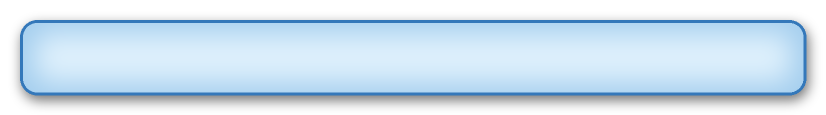
#> input picture Assets/_Project/UI/Shop/StripCrystal.png, 1652 x 230 px, given in place of button.png, which was not available (shown at 1/2 size)
$ python shop_button_mockup.py ../../Assets/_Project/UI/Shop/StripCrystal.png
#> lines starting #> are read from the running program, lines starting #| are printed output that depends on the picture
"""Concepts for the main menu's shop button (the user, 2026-11-15: «её дизайн должен стать более символичным,
сразу должно быть понятно, что там продаются полезные штучки для игры»). Concept only, nothing in the game.

    python -I Tools/store/shop_button_mockup.py

Draws Design/store/ShopButton_Concepts.png: four variants, each on the bottom of the main menu at the real
sizes (the 1920x1080 reference: «Продолжить» 560x140 at 330 from the bottom, the shop button at 195, the
Discord / YouTube rounds at +-340, 120), in the menu's flat cartoon skin (MenuSkins/Classic, dark brown rims):
  A  Ларёк    -- a striped awning over a wooden counter, goods on it, «Лавка» on the counter board;
  B  Сундук   -- an open chest spilling crystals and coins, rays behind, a red ribbon «Лавка»;
  C  Табличка -- today's plaque, wider, the stall breaking out over its left end, a crystal on the right;
  D  Медальон -- a big gold-rimmed round with the goods in it, a small plaque «Лавка» under it.
"""
import math
import os

from PIL import Image, ImageDraw, ImageFont

R = os.path.dirname(os.path.dirname(os.path.dirname(os.path.abspath(__file__)))) + '/'
SKIN = R + 'Assets/_Project/Resources/MenuSkins/Classic/'
ICONS = R + 'Assets/_Project/UI/Icons/'
FONT = R + 'Assets/_Project/Resources/Fonts/Rubik-ExtraBold.ttf'
OUT = R + 'Design/store/ShopButton_Concepts.png'

CW, CH = 1000, 460            # one cell: the bottom of the screen, 1000 px round the centre
INK = (74, 44, 22)
CREAM = (250, 236, 200)
RED = (204, 52, 46)
RED_D = (150, 34, 30)
GOLD = (236, 182, 60)
GOLD_D = (176, 120, 30)
WOOD = (150, 92, 46)
WOOD_D = (108, 64, 30)


def font(size):
    return ImageFont.truetype(FONT, int(size))


def label(d, xy, s, size, fill=CREAM, stroke=6, stroke_fill=INK):
    d.text(xy, s, font=font(size), fill=fill, anchor='mm', stroke_width=stroke, stroke_fill=stroke_fill)


def icon(name, size):
    im = Image.open(ICONS + name).convert('RGBA')
    im.thumbnail((size, size), Image.LANCZOS)
    return im


def put(img, im, centre):
    img.alpha_composite(im, (int(centre[0] - im.width / 2), int(centre[1] - im.height / 2)))


def sliced(name, w, h, border=40):
    """Nine-slice a skin picture to w x h."""
    src = Image.open(SKIN + name).convert('RGBA')
    sw, sh = src.size
    b = min(border, sw // 2 - 1, sh // 2 - 1)
    out = Image.new('RGBA', (w, h))
    xs = [(0, b, 0, b), (b, sw - b, b, w - b), (sw - b, sw, w - b, w)]
    ys = [(0, b, 0, b), (b, sh - b, b, h - b), (sh - b, sh, h - b, h)]
    for sx0, sx1, dx0, dx1 in xs:
        for sy0, sy1, dy0, dy1 in ys:
            if dx1 <= dx0 or dy1 <= dy0:
                continue
            out.alpha_composite(src.crop((sx0, sy0, sx1, sy1)).resize((dx1 - dx0, dy1 - dy0)), (dx0, dy0))
    return out


def backdrop():
    img = Image.new('RGBA', (CW, CH))
    d = ImageDraw.Draw(img)
    for y in range(CH):
        k = y / CH
        if k < 0.35:
            c = (int(150 + 40 * k), int(196 + 30 * k), int(226 - 10 * k))
        else:
            c = (int(112 - 30 * (k - 0.35)), int(160 - 40 * (k - 0.35)), int(78 - 20 * (k - 0.35)))
        d.line([(0, y), (CW, y)], fill=c + (255,))
    for cx, cy, r in ((160, 230, 260), (820, 250, 300), (500, 290, 320)):
        d.ellipse((cx - r, cy, cx + r, cy + 2 * r), fill=(96, 146, 66, 255))
    return img


def frame(img, d):
    """«Продолжить», the Discord / YouTube rounds -- the same in every cell."""
    put(img, sliced("button.png", 560, 140), (CW / 2, CH - 330))
    label(d, (CW / 2, CH - 334), "Продолжить", 50)
    for x, col in ((-340, (88, 101, 242)), (340, (230, 40, 40))):
        r = sliced('round.png', 140, 140, border=60)
        put(img, r, (CW / 2 + x, CH - 120))
        d.ellipse((CW / 2 + x - 44, CH - 164, CW / 2 + x + 44, CH - 76), fill=col + (255,))


# [4 lines left out: function badge, not called in this run]


def sparkle(d, x, y, r, col=(255, 250, 220)):
    d.polygon([(x, y - r), (x + r * 0.22, y - r * 0.22), (x + r, y), (x + r * 0.22, y + r * 0.22),
               (x, y + r), (x - r * 0.22, y + r * 0.22), (x - r, y), (x - r * 0.22, y - r * 0.22)], fill=col)


def coins_pile(img, d, x, y, n=5, r=18):
    for i in range(n):
        cx, cy = x + (i - n / 2) * r * 0.9, y - (i % 2) * r * 0.5
        d.ellipse((cx - r, cy - r * 0.55, cx + r, cy + r * 0.55), fill=GOLD, outline=INK, width=3)
        d.ellipse((cx - r * 0.5, cy - r * 0.25, cx + r * 0.5, cy + r * 0.25), outline=GOLD_D, width=3)


# ------------------------------------------------------------------ the variants

def stall(img, d):
    """A: the market stall itself is the button."""
    cx, cy = CW / 2, CH - 195
    w = 470
    # posts
    for sx in (-1, 1):
        d.rectangle((cx + sx * (w / 2 - 22) - 9, cy - 120, cx + sx * (w / 2 - 22) + 9, cy + 20), fill=WOOD, outline=INK, width=4)
    # awning: stripes, then the scallops
    top, bottom = cy - 150, cy - 82
    stripes = 8
    sw = w / stripes
    for i in range(stripes):
        x0 = cx - w / 2 + i * sw
        d.polygon([(x0 + 10, top), (x0 + sw + 10, top), (x0 + sw, bottom), (x0, bottom)], fill=RED if i % 2 == 0 else CREAM)
        d.pieslice((x0, bottom - sw / 2, x0 + sw, bottom + sw / 2), 0, 180, fill=RED if i % 2 == 0 else CREAM, outline=INK, width=4)
    d.line([(cx - w / 2 + 10, top), (cx + w / 2 + 10, top), (cx + w / 2, bottom), (cx - w / 2, bottom), (cx - w / 2 + 10, top)], fill=INK, width=5)
    # goods on the counter
    put(img, icon('Res_UpgradeCrystal.png', 78), (cx - 150, cy - 44))
    coins_pile(img, d, cx + 150, cy - 30)
    put(img, icon('PotionHealing.png', 64), (cx + 70, cy - 46))
    # the counter board with the word
    d.rounded_rectangle((cx - w / 2, cy - 22, cx + w / 2, cy + 52), 12, fill=WOOD, outline=INK, width=5)
    for k in (-1, 0, 1):
        d.line([(cx - w / 2 + 8, cy + 15 + k * 22), (cx + w / 2 - 8, cy + 15 + k * 22)], fill=WOOD_D, width=2)
    label(d, (cx, cy + 14), 'Лавка', 44)
    badge(d, (cx + w / 2 - 6, cy - 150))
    sparkle(d, cx - 118, cy - 80, 14)


# [75 lines left out: functions chest, plaque, medallion, not called in this run]


VARIANTS = [('A  Ларёк', stall), ('B  Сундук сокровищ', chest), ('C  Табличка с ларьком', plaque), ('D  Медальон', medallion)]


def main():
    sheet = Image.new('RGBA', (2 * CW + 30, 2 * (CH + 60) + 20), (244, 234, 208, 255))
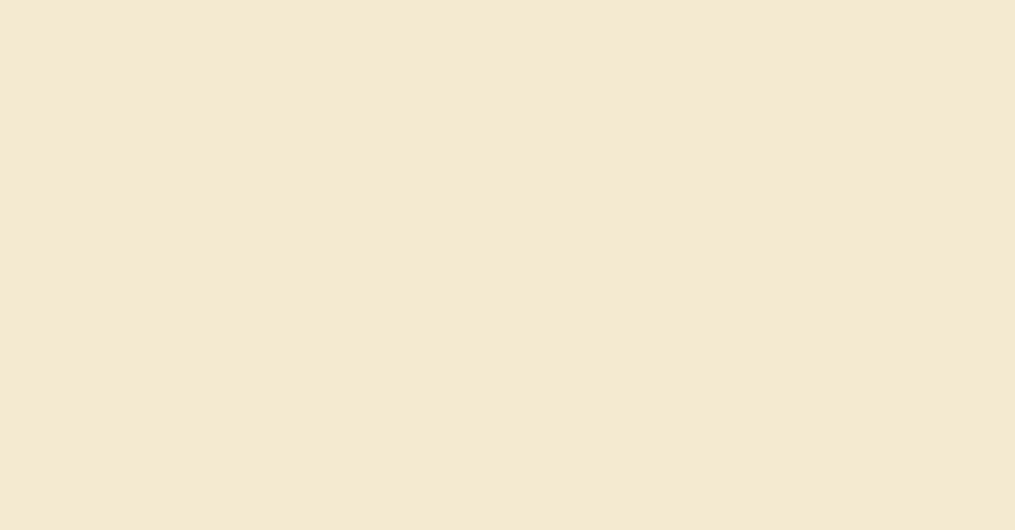
#> sheet: PIL image 2030x1060 RGBA (shown at 1/2 size); mean R, G, B, A 244, 234, 208, 255
    sd = ImageDraw.Draw(sheet)
    for i, (name, fn) in enumerate(VARIANTS):
        cell = backdrop()
#> in backdrop, `img = Image.new('RGBA', (CW, CH))`: img: PIL image 1000x460 RGBA; every value is 0
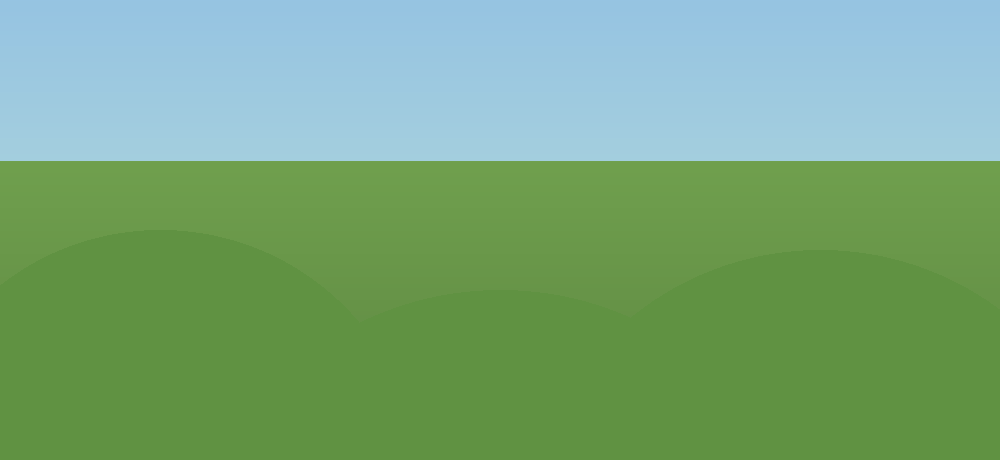
#> cell: PIL image 1000x460 RGBA; mean R, G, B, A 120, 167.2, 123.4, 255
        d = ImageDraw.Draw(cell)
        frame(cell, d)
#> in sliced, src is the input picture: PIL image 1652x230 RGBA; mean R, G, B, A 117.3, 136.1, 150.5, 166.5
#> in sliced, `out = Image.new('RGBA', (w, h))`: out: PIL image 560x140 RGBA; every value is 0
#> after the loop in sliced, `for sx0, sx1, dx0, dx1 in xs:`:
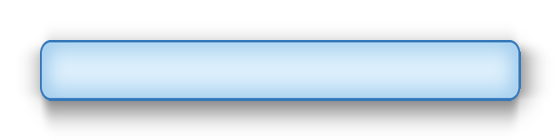
#> out: PIL image 560x140 RGBA; mean R, G, B, A 69.7, 81, 89.8, 106.7; transparent parts drawn white
#> call 2 of sliced, with name = 'round.png', w = 140, h = 140, border = 60
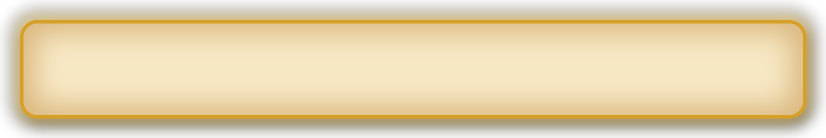
#> input picture Assets/_Project/UI/Shop/StripGold.png, 1652 x 276 px, given in place of round.png, which was not available (shown at 1/2 size)
#> in sliced, src is the input picture: PIL image 1652x276 RGBA; mean R, G, B, A 186.8, 166.3, 121.2, 197.1
#> in sliced (call 2), `out = Image.new('RGBA', (w, h))`: out: PIL image 140x140 RGBA; every value is 0
#> after the loop in sliced (call 2), `for sx0, sx1, dx0, dx1 in xs:`:
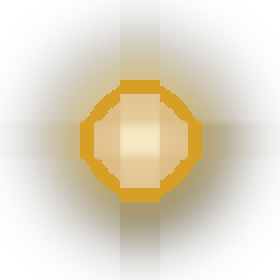
#> out: PIL image 140x140 RGBA (shown 2 times larger); mean R, G, B, A 76.8, 62.8, 29.6, 75.5; transparent parts drawn white
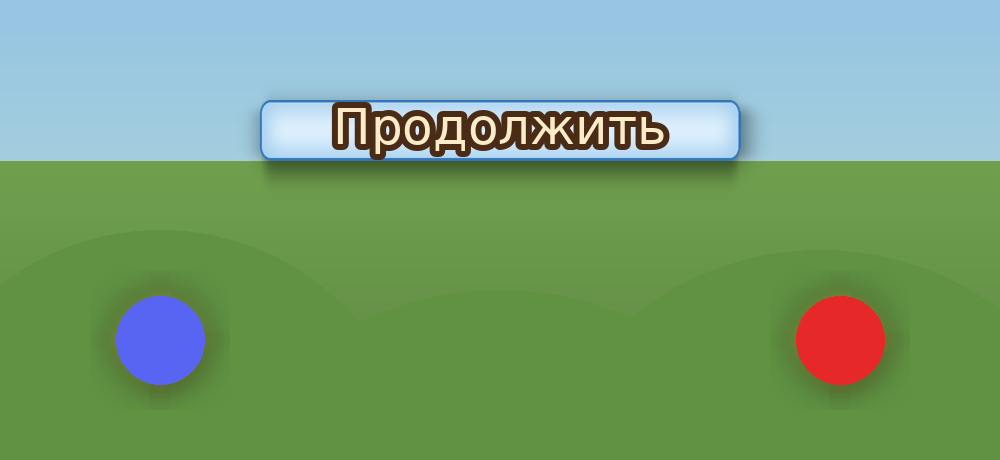
#> cell: PIL image 1000x460 RGBA; mean R, G, B, A 119.9, 160.5, 120.7, 255
        fn(cell, d)
#> call 4 of put, with centre = (350, 221)
#> in put (call 4), `img.alpha_composite(im, (int(centre[0] - im.width / 2), int(centre[1] ..`:
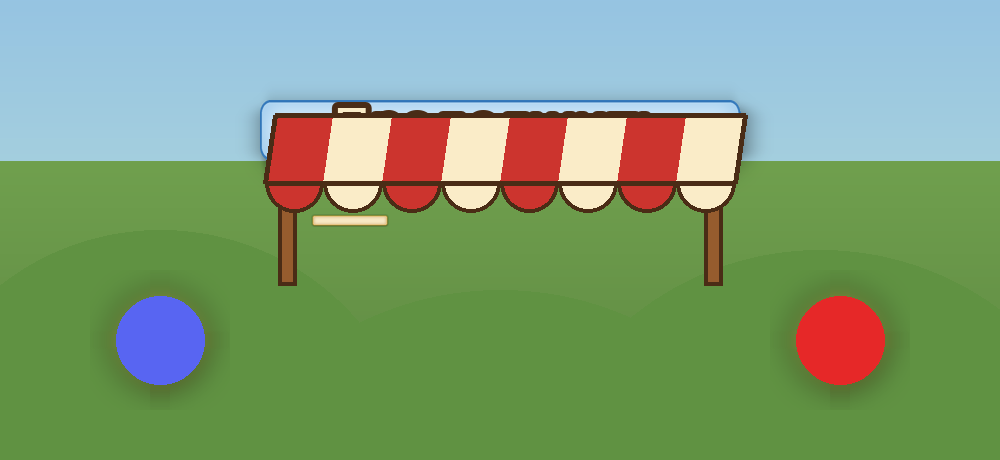
#> img: PIL image 1000x460 RGBA; mean R, G, B, A 127.5, 158.3, 120.1, 255
        x, y = 10 + (i % 2) * (CW + 10), 10 + (i // 2) * (CH + 70)
        sd.text((x + 8, y + 6), name, font=font(34), fill=INK)
        sheet.alpha_composite(cell, (x, y + 52))
    os.makedirs(os.path.dirname(OUT), exist_ok=True)
    sheet.convert('RGB').save(OUT)
    print('written', OUT)


if __name__ == '__main__':
#> (the run stopped early here; a loop or call above may not have finished)
